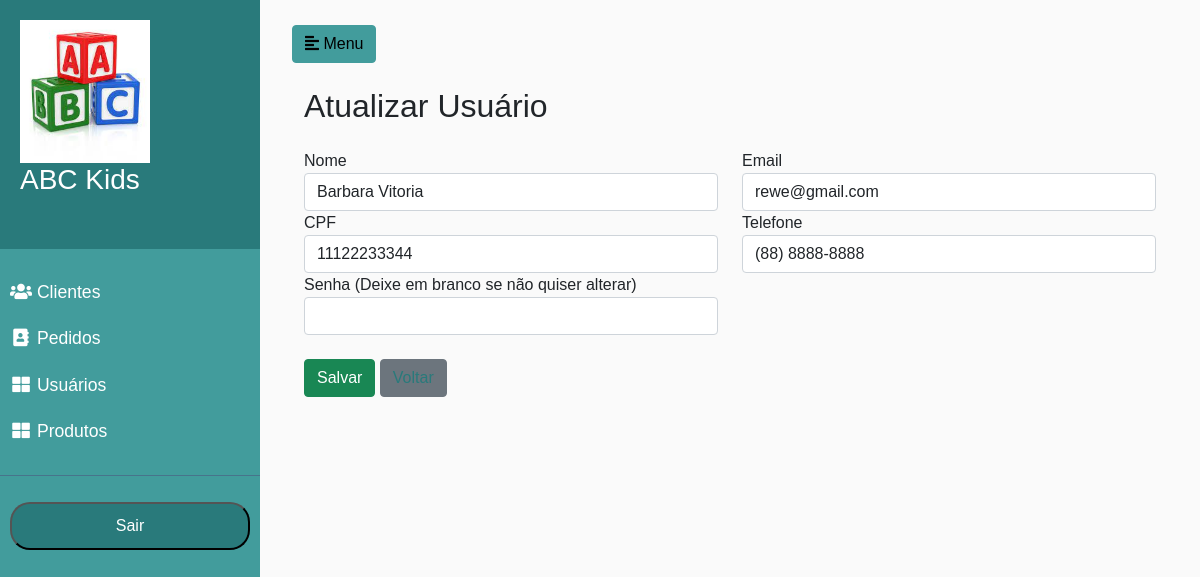
/usuarios/editar/3/ (signed in), run on the app's committed database.
### usuarios/models.py (models this page shows, shortened)
class Usuario(AbstractUser):
    nome = models.CharField(max_length=150)
    cpf = models.CharField(max_length=11, unique=True)
    telefone = models.CharField(max_length=15)
    email = models.EmailField(unique=True, blank=False)
    username = None
    groups = None
    user_permissions = None
    USERNAME_FIELD = 'email'
    REQUIRED_FIELDS = ['nome', 'cpf', 'telefone']

### usuarios/views.py (the view)
# urls.py: path('editar/<int:pk>/', views.atualizar_usuario, name='atualizar_usuarios'),
@login_required
def atualizar_usuario(request, pk):
    usuario = get_object_or_404(Usuario, pk=pk)
    if request.method == 'POST':
        form = UsuarioForm(request.POST, instance=usuario)
        if form.is_valid():
            form.save()
            return redirect('listar_usuarios')
    else:
        form = UsuarioForm(instance=usuario)
    return render(request, 'usuarios/atualizar_usuario.html', {'form': form})

### usuarios/forms.py (shortened to what this page needs)
class UsuarioForm(forms.ModelForm):
    password = forms.CharField(widget=forms.PasswordInput, required=False)
    class Meta:
        model = Usuario
        fields = ['nome', 'email', 'cpf', 'telefone']

### usuarios/templates/usuarios/atualizar_usuario.html (shortened to what this page needs)
{% extends "base.html" %}
{% load static %}
{% block 'dashboard' %}
<h2 class="my-4">Atualizar Usuário</h2>
<form method="post" class="needs-validation" novalidate>
    <div class="row">
        <div class="form-group col-md-6">
            <label for="id_nome">Nome</label>
            <input type="text" class="form-control {% if form.nome.errors %}is-invalid{% endif %}"
                   id="id_nome" name="nome" value="{{ form.nome.value|default_if_none:'' }}" maxlength="150" required>
        </div>
        <div class="form-group col-md-6">
            <label for="id_email">Email</label>
            <input type="email" class="form-control {% if form.email.errors %}is-invalid{% endif %}"
                   id="id_email" name="email" value="{{ form.email.value|default_if_none:'' }}" required>
        </div>
    </div>
    <div class="row">
        <div class="form-group col-md-6">
            <label for="id_cpf">CPF</label>
            <input type="text" class="form-control {% if form.cpf.errors %}is-invalid{% endif %}"
                   id="id_cpf" name="cpf" value="{{ form.cpf.value|default_if_none:'' }}" maxlength="11" required>
        </div>
        <div class="form-group col-md-6">
            <label for="id_telefone">Telefone</label>
            <input type="text" class="form-control {% if form.telefone.errors %}is-invalid{% endif %}"
                   id="id_telefone" name="telefone" value="{{ form.telefone.value|default_if_none:'' }}" maxlength="15" required>
        </div>
    </div>
    <div class="row">
        <div class="form-group col-md-6">
            <label for="id_password">Senha (Deixe em branco se não quiser alterar)</label>
            <input type="password" class="form-control {% if form.password.errors %}is-invalid{% endif %}"
                   id="id_password" name="password">
        </div>
    </div>
    <br>
    <button type="submit" class="btn btn-success">Salvar</button>
    <a href="{% url 'listar_usuarios' %}" class="btn btn-secondary ml-2">Voltar</a>
</form>
{% endblock %}

### templates/static/css/base.css (style rules this page uses)
:root { --colorbasic: #297a7b; --colorbasic2: #429c9c; --colortext: #FFF; --colortext-menu: #FFF; }
body { font-family: 'Poppins', sans-serif; background: #fafafa; }
a, a:hover, a:focus { color: inherit; text-decoration: none; transition: all 0.3s; }
a:link, a:visited { text-decoration: none; color: var(--colorbasic); }

### data on the page
Usuario: nome "Barbara Vitoria", email "rewe@gmail.com", cpf "11122233344", telefone "(88) 8888-8888"
